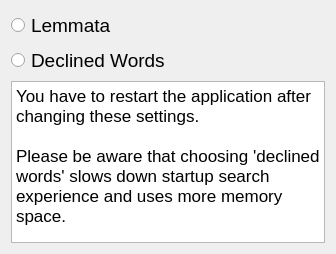
<?xml version="1.0" encoding="UTF-8"?>
<ui version="4.0">
 <class>Dialog</class>
 <widget class="QDialog" name="Dialog">
  <property name="geometry">
   <rect>
    <x>0</x>
    <y>0</y>
    <width>336</width>
    <height>254</height>
   </rect>
  </property>
  <property name="minimumSize">
   <size>
    <width>336</width>
    <height>254</height>
   </size>
  </property>
  <property name="windowTitle">
   <string>Completer</string>
  </property>
  <property name="windowIcon">
   <iconset>
    <normaloff>icons/icon.png</normaloff>icons/icon.png</iconset>
  </property>
  <layout class="QGridLayout" name="gridLayout">
   <item row="1" column="0">
    <widget class="QRadioButton" name="rbtnDeclinedWords">
     <property name="font">
      <font>
       <pointsize>14</pointsize>
      </font>
     </property>
     <property name="text">
      <string>Declined Words</string>
     </property>
    </widget>
   </item>
   <item row="0" column="0">
    <widget class="QRadioButton" name="rbtnLemmata">
     <property name="font">
      <font>
       <pointsize>14</pointsize>
      </font>
     </property>
     <property name="text">
      <string>Lemmata</string>
     </property>
    </widget>
   </item>
   <item row="2" column="0">
    <widget class="QTextEdit" name="textEdit">
     <property name="enabled">
      <bool>true</bool>
     </property>
     <property name="acceptDrops">
      <bool>false</bool>
     </property>
     <property name="html">
      <string notr="true">&lt;!DOCTYPE HTML PUBLIC &quot;-//W3C//DTD HTML 4.0//EN&quot; &quot;http://www.w3.org/TR/REC-html40/strict.dtd&quot;&gt;
&lt;html&gt;&lt;head&gt;&lt;meta name=&quot;qrichtext&quot; content=&quot;1&quot; /&gt;&lt;style type=&quot;text/css&quot;&gt;
p, li { white-space: pre-wrap; }
&lt;/style&gt;&lt;/head&gt;&lt;body style=&quot; font-family:'.AppleSystemUIFont'; font-size:13pt; font-weight:400; font-style:normal;&quot;&gt;
&lt;p style=&quot; margin-top:0px; margin-bottom:0px; margin-left:0px; margin-right:0px; -qt-block-indent:0; text-indent:0px;&quot;&gt;You have to restart the application after changing these settings.&lt;/p&gt;
&lt;p style=&quot;-qt-paragraph-type:empty; margin-top:0px; margin-bottom:0px; margin-left:0px; margin-right:0px; -qt-block-indent:0; text-indent:0px;&quot;&gt;&lt;br /&gt;&lt;/p&gt;
&lt;p style=&quot; margin-top:0px; margin-bottom:0px; margin-left:0px; margin-right:0px; -qt-block-indent:0; text-indent:0px;&quot;&gt;Please be aware that choosing 'declined words' slows down startup search experience and uses more memory space.&lt;/p&gt;&lt;/body&gt;&lt;/html&gt;</string>
     </property>
     <property name="textInteractionFlags">
      <set>Qt::NoTextInteraction</set>
     </property>
     <property name="placeholderText">
      <string notr="true"/>
     </property>
    </widget>
   </item>
  </layout>
 </widget>
 <resources/>
 <connections/>
</ui>
